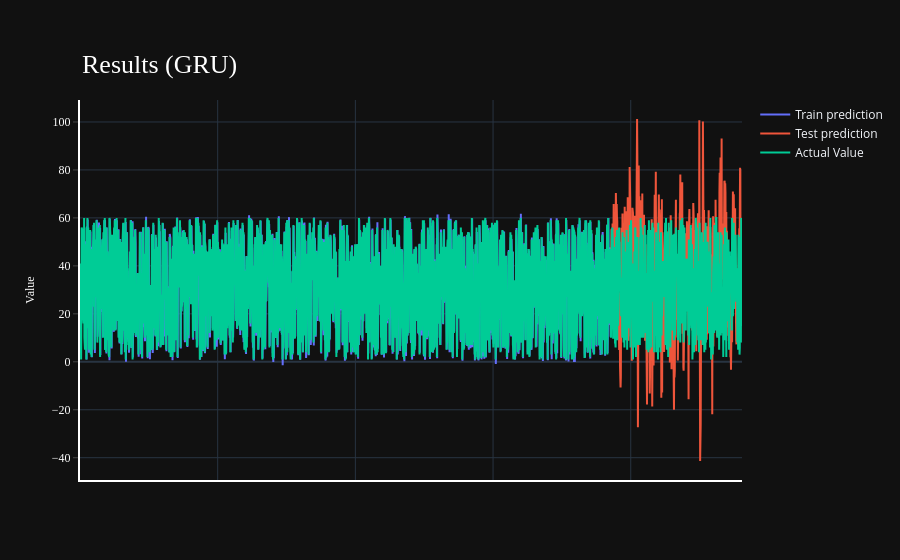

Notebook code for this chart:
### Code cell
import plotly.graph_objects as go

fig = go.Figure()
fig.add_trace(go.Scatter(go.Scatter(x=result.index, y=result[0], mode='lines', name='Train prediction')))
fig.add_trace(go.Scatter(x=result.index, y=result[1], mode='lines', name='Test prediction'))
fig.add_trace(go.Scatter(go.Scatter(x=result.index, y=result[2], mode='lines', name='Actual Value')))
fig.update_layout(xaxis=dict(showline=True, showgrid=True, showticklabels=False, linecolor='white', linewidth=2),
                  yaxis=dict(title_text='Value', 
                     titlefont=dict(family='Rockwell', size=12, color='white'),
                     showline=True,
                     showgrid=True,
                     showticklabels=True,
                     linecolor='white',
                     linewidth=2,
                     ticks='outside',
                     tickfont=dict(family='Rockwell', size=12, color='white')),
                     showlegend=True,
                     template = 'plotly_dark')
annotations = []
annotations.append(dict(xref='paper', yref='paper', x=0.0, y=1.05, xanchor='left', yanchor='bottom', text='Results (GRU)',
                        font=dict(family='Rockwell', size=26, color='white'),
                        showarrow=False))
fig.update_layout(annotations=annotations)
fig.show()

### Figure 1 — Plotly figure (JSON) as saved in the notebook; plotly's stock layout.template omitted (floating-point values rounded to 4 significant figures; data arrays with more than 128 entries replaced by an {"elided": "..."} marker saying what was removed)
{"data": [{"mode": "lines", "name": "Train prediction", "type": "scatter", "x": {"elided": "2405 int values"}, "y": {"elided": "2405 float values"}}, {"mode": "lines", "name": "Test prediction", "type": "scatter", "x": {"elided": "2405 int values"}, "y": {"elided": "2405 float values"}}, {"mode": "lines", "name": "Actual Value", "type": "scatter", "x": {"elided": "2405 int values"}, "y": {"elided": "2405 float values"}}], "layout": {"annotations": [{"font": {"color": "white", "family": "Rockwell", "size": 26}, "showarrow": false, "text": "Results (GRU)", "x": 0, "xanchor": "left", "xref": "paper", "y": 1.05, "yanchor": "bottom", "yref": "paper"}], "showlegend": true, "xaxis": {"linecolor": "white", "linewidth": 2, "showgrid": true, "showline": true, "showticklabels": false}, "yaxis": {"linecolor": "white", "linewidth": 2, "showgrid": true, "showline": true, "showticklabels": true, "tickfont": {"color": "white", "family": "Rockwell", "size": 12}, "ticks": "outside", "title": {"font": {"color": "white", "family": "Rockwell", "size": 12}, "text": "Value"}}}}
